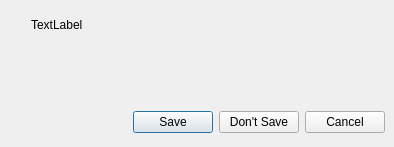
<?xml version="1.0" encoding="UTF-8"?>
<ui version="4.0">
 <class>SaveDialog</class>
 <widget class="QDialog" name="SaveDialog">
  <property name="geometry">
   <rect>
    <x>0</x>
    <y>0</y>
    <width>394</width>
    <height>147</height>
   </rect>
  </property>
  <property name="sizePolicy">
   <sizepolicy hsizetype="Fixed" vsizetype="Fixed">
    <horstretch>0</horstretch>
    <verstretch>0</verstretch>
   </sizepolicy>
  </property>
  <property name="windowTitle">
   <string>SamBox</string>
  </property>
  <property name="sizeGripEnabled">
   <bool>false</bool>
  </property>
  <property name="modal">
   <bool>false</bool>
  </property>
  <layout class="QVBoxLayout" name="verticalLayout" stretch="1,0">
   <property name="margin">
    <number>9</number>
   </property>
   <item>
    <widget class="QWidget" name="widget" native="true">
     <layout class="QHBoxLayout" name="horizontalLayout" stretch="0,1">
      <item>
       <widget class="QLabel" name="logo">
        <property name="text">
         <string/>
        </property>
        <property name="pixmap">
         <pixmap resource="resources/icons.qrc">:/data/sam.png</pixmap>
        </property>
       </widget>
      </item>
      <item>
       <widget class="QLabel" name="message">
        <property name="text">
         <string>TextLabel</string>
        </property>
        <property name="alignment">
         <set>Qt::AlignLeading|Qt::AlignLeft|Qt::AlignTop</set>
        </property>
       </widget>
      </item>
     </layout>
    </widget>
   </item>
   <item>
    <layout class="QHBoxLayout">
     <property name="spacing">
      <number>6</number>
     </property>
     <property name="margin">
      <number>0</number>
     </property>
     <item>
      <spacer>
       <property name="orientation">
        <enum>Qt::Horizontal</enum>
       </property>
       <property name="sizeHint" stdset="0">
        <size>
         <width>131</width>
         <height>31</height>
        </size>
       </property>
      </spacer>
     </item>
     <item>
      <widget class="QPushButton" name="saveButton">
       <property name="text">
        <string>Save</string>
       </property>
      </widget>
     </item>
     <item>
      <widget class="QPushButton" name="dontSaveButton">
       <property name="text">
        <string>Don't Save</string>
       </property>
      </widget>
     </item>
     <item>
      <widget class="QPushButton" name="cancelButton">
       <property name="text">
        <string>Cancel</string>
       </property>
      </widget>
     </item>
    </layout>
   </item>
  </layout>
 </widget>
 <resources>
  <include location="resources/icons.qrc"/>
 </resources>
 <connections/>
</ui>
